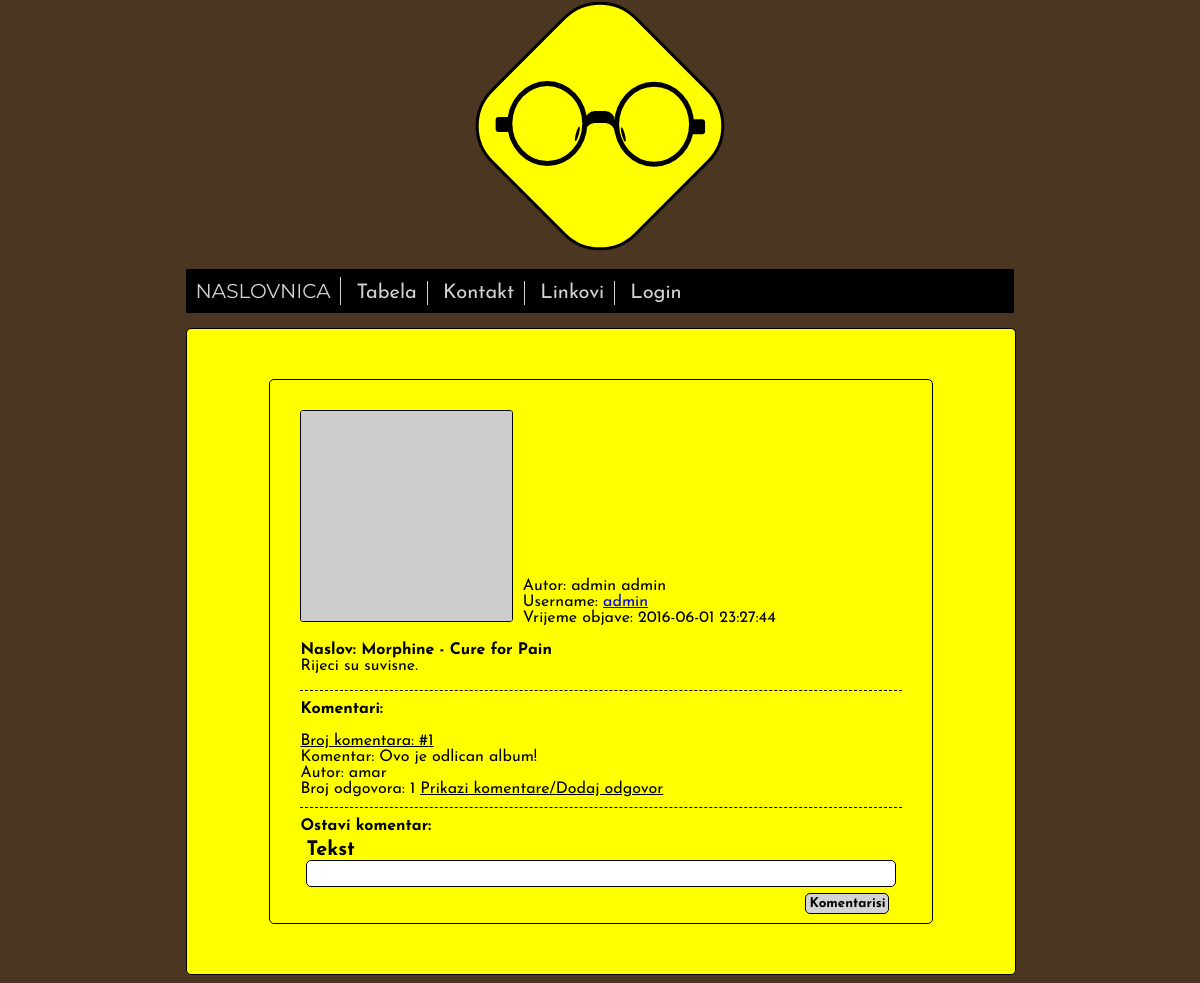
Screenshot of /novost.php?id=1 with the database file from the repository.
### tables this page shows
CREATE TABLE IF NOT EXISTS `korisnik` (
  `id` int(11) NOT NULL AUTO_INCREMENT,
  `username` varchar(45) NOT NULL,
  `password` varchar(45) NOT NULL,
  `admin` tinyint(1) NOT NULL,
  `imeprezime` varchar(255) NOT NULL,
  `datumrodjenja` varchar(45) NOT NULL,
  PRIMARY KEY (`id`)
);

CREATE TABLE IF NOT EXISTS `novost` (
  `id` int(11) NOT NULL AUTO_INCREMENT,
  `autorid` int(11) NOT NULL,
  `naslov` varchar(100) NOT NULL,
  `url` varchar(255) NOT NULL,
  `tekst` text NOT NULL,
  `komentari` tinyint(1) NOT NULL,
  `datum` datetime NOT NULL,
  PRIMARY KEY (`id`),
  KEY `fk_novost_korisnik_idx` (`autorid`)
);

CREATE TABLE IF NOT EXISTS `komentar` (
  `id` int(11) NOT NULL AUTO_INCREMENT,
  `novostid` int(11) NOT NULL,
  `odgovornakomentar` int(11) DEFAULT NULL,
  `teks` varchar(255) NOT NULL,
  `autor` varchar(255) NOT NULL,
  `novikomentar` tinyint(1) NOT NULL,
  PRIMARY KEY (`id`),
  KEY `fk_komentar_novost1_idx` (`novostid`),
  KEY `fk_komentar_komentar1_idx` (`odgovornakomentar`)
);

### novost.php (the view, shortened to what this page needs)
<!DOCTYPE html>
<html>
  <head>
    <link rel="stylesheet" type="text/css" href="stil.css">
    <link rel="stylesheet" href="logo2.css" media="screen" title="no title">
  </head>
  <body>
    <div class="baza">
      <div class="most">
        <div class="most1">
        </div>
      </div>
      <div class="okvir desno">
      </div>
      <div class="okvir lijevo">
      </div>
      <div class="rub" id="lijevi-rub">
      </div>
      <div class="rub" id="desni-rub">
      </div>
      <div class="gumica" id="lijeva-gumica">
      </div>
      <div class="gumica" id="desna-gumica">
      </div>
    </div>
    <div class="stranica">
        <div class="navpozicija">
          <nav class="navigacija">
            <a href="index.php">NASLOVNICA</a>
            <a href="tabela.php">Tabela</a>
            <a href="kontakt.php">Kontakt</a>
            <a href="linkovi.php">Linkovi</a>
            <?php
              if(isset($_SESSION['user'])){
                print '<a href="dodavanje.php?action=logout">Nova novost</a>';
                print '<a href="mojenovosti.php">Moje novosti <span id="broj-novosti"></span></a>';
                if($_SESSION['admin']==1) print '<a href="panel.php">Panel</a>';
                else print '<a href="promjenasifre.php">Promjena sifre</a>';
                print '<a href="login.php?action=logout">Logout</a>';
              }
              else{
                print '<a href="login.php">Login</a>';
              }
             ?>
          </nav>
        </div>
      <div class="glavni-citav autovisina">
        <div class="novost-okvir">
          <?php
            if(isset($_GET['id']) && is_numeric($_GET['id'])){
              $veza = new PDO("mysql:dbname=spirala4;host=localhost;charset=utf8", "spirala4", "spirala4");
              $veza->exec("set names utf8");
              $upit = $veza -> query("SELECT id, autorid, naslov, url, tekst, komentari, datum FROM novost where id=".$_GET['id']);
              $novost = $upit -> fetch();
              if($novost!=null){
                $upitautor = $veza -> query("SELECT id,imeprezime,username FROM korisnik where id=".$novost['autorid']);
                $autor = $upitautor->fetch();
                print '<img src="'.$novost['url'].'" alt="x"/>';
                print '<div class="novost-autor-info">';
                print 'Autor: '.$autor['imeprezime'].'<br>';
                print 'Username: <a href=index.php?autor='.$autor['id'].'>'.$autor['username'].'</a><br>';
                print 'Vrijeme objave: '.$novost['datum'];
                print '</div>';
                print '<p>';
                print '<strong>Naslov: '.$novost['naslov'].'</strong><br>';
                print $novost['tekst'];
                print '</p>';
                print '<div>';
                $upitkomentari =  $veza -> query("SELECT id, novostid, odgovornakomentar, teks , autor FROM komentar where novostid=".$_GET ['id']." AND odgovornakomentar IS NULL");
                if($upitkomentari!=false){
                $komentari = $upitkomentari -> fetchAll();
                if($komentari!=null){
                print '<span class="odvajac"></span>';
                print '<strong>Komentari:</strong>';
                foreach ($komentari as $komentar) {
                  print '<br><br><span style="text-decoration:underline">Broj komentara: #'.$komentar['id'].'</span><br>';
                  print '<span>Komentar: '.$komentar['teks'].'</span><br>';
                  print '<span>Autor: '.$komentar['autor'].'</span><br>';
                  $upitbrojodgovora = $veza -> query("SELECT COUNT(id) from komentar where odgovornakomentar=".$komentar ['id']);
                  $brojodgovora= $upitbrojodgovora->fetch()[0];
                  if($brojodgovora!=0) print '<span>Broj odgovora: '.$brojodgovora.' <a id="prikazi_'.$komentar['id'].'" class="prikazi-komentare" onclick="prikaziKomentare('.$komentar['id'].')">Prikazi komentare/Dodaj odgovor</a><a id="sakrij_'.$komentar['id'].'"  class="prikazi-komentare" onclick="sakrijKomentare('.$komentar['id'].')">Sakrij komentare</a></span>';
                  }
                  }
                }
                if($novost['komentari']){
                print '<span class="odvajac"></span>';
                print '<strong>Ostavi komentar:</strong><br>';
                print '<form action="servisi/komentariredirectservis.php" method="post">';
                print '<div class="grupa-unos">';
                print '<label>Tekst</label>';
                print '<input id="tekst_polje" type="text" name="tekst" value=""><br>';
                print '</div>';
                print '<input class="dugme" type="submit" value="Komentarisi">';
                print '</form>';
                }
                else{
                  print '<span class="odvajac"></span>';
                  print '<strong>Nije moguce ostavljati komentare na ovu novost</strong><br>';
                }
                print '</div>';
              }
              else{
                print "<h2>Vijest ne postoji</h2>";
              }
            }
            else{
              print "<h2>Nije proslijedjen nikakav parametar za novost</h2>";
            }
           ?>
        </div>
      </div>
    </div>
  </body>
</html>

### stil.css (style rules this page uses)
body { background-color: #4B3621; font-family: 'Josefin Sans', sans-serif; }
.stranica { margin-left: 15%; width: 70%; }
.navpozicija { position: relative; margin: auto; }
.navigacija { overflow: visible; width: 100%; padding-top: 10px; padding-bottom: 10px; margin: 40px 0px; margin-top: 40px; margin-bottom: 15px; box-sizing: border-box; background-color: black; }
.navigacija>a { box-sizing: border-box; text-decoration: none; font-family: 'Josefin Sans', sans-serif; color: lightgray; font-size: 20px; border-right: 1px solid lightgray; padding:2px 10px; overflow: hidden; width: 125%; }
.navigacija>a:first-child { font-family: 'Montserrat', sans-serif; }
.navigacija>a:last-child { border-right: none; }
.glavni-citav { background-color: yellow; width: 100%; height: 500px; border-radius: 5px; border: 1px solid black; }
.grupa-unos { display: block; margin: 6px; }
.grupa-unos>label { display: block; font-size: 20px; font-weight: bold; }
.grupa-unos>input[type="text"],.grupa-unos>input[type="password"] { padding: 5px; margin: auto; position: relative; width: 98%; border-radius: 5px; border: 1px solid black; }
.dugme { background-color: lightgray; border: none; border: 1px solid black; border-radius: 5px; margin-bottom: 5px; float: right; margin-right: 2%; font-family: 'Josefin Sans', sans-serif; font-weight: bold; padding: 3px; }
.autovisina { height: auto; }
.novost-okvir { width: 80%; border: solid black 1px; margin-left: 10%; height: auto; border-radius: 5px; margin-top: 50px; margin-bottom: 50px; padding: 30px; box-sizing: border-box; }
.novost-okvir img { border: solid black 1px; border-radius: 3px; width: 35%; max-width: 35%; height: auto; display: inline-block; }
.novost-autor-info { display: inline-block; margin-left: 10px; }
.odvajac { width: 100%; display: flex; border-top: dashed black 1px; margin: 10px 0px; }
.prikazi-komentare { text-decoration: underline; cursor: pointer; }

### logo2.css (style rules this page uses)
.baza { background-color: yellow; border: 3px solid black; height: 200px; width: 200px; margin: auto; -ms-transform: rotate(30deg); -webkit-transform: rotate(20deg); -moz-transform: rotate(20deg); transform: rotate(45deg); border-radius: 25%; margin-top: 23px; }
.most { position: absolute; background-color: black; height: 30px; width: 30px; margin-left: 85px; margin-top: 85px; transform: rotate(-45deg); border-radius: 33%; }
.most1 { position: absolute; background-color: yellow; height: 30px; width: 30px; margin-top: 12px; border-radius: 33%; }
.okvir { position: absolute; background-color: transparent; height: 75px; width: 70px; border: 5px solid black; border-radius: 50%; z-index: 1; transform: rotate(-45deg); }
.desno { margin-left: 97px; margin-top: 18px; }
.lijevo { margin-left: 21px; margin-top: 93px; }
.rub { position: absolute; background-color: black; height: 15px; width: 15px; border-radius: 3px; transform: rotate(-45deg); }
.gumica { position: absolute; background-color: black; height: 15px; width: 3px; border-radius: 50%; }
#lijevi-rub { margin-top: 24px; margin-left: 162px; }
#desni-rub { margin-top: 160px; margin-left: 23px; }
#lijeva-gumica { margin-top: 82px; margin-left: 121px; transform: rotate(-60deg); }
#desna-gumica { margin-top: 114px; margin-left: 88px; transform: rotate(-30deg); }

### rows the page displays
korisnik: imeprezime "admin admin", username "admin"
novost: datum "2016-06-01 23:27:44", naslov "Morphine - Cure for Pain", tekst "Rijeci su suvisne."
komentar: id "1", teks "Ovo je odlican album!", autor "amar", brojodgovora "1"
